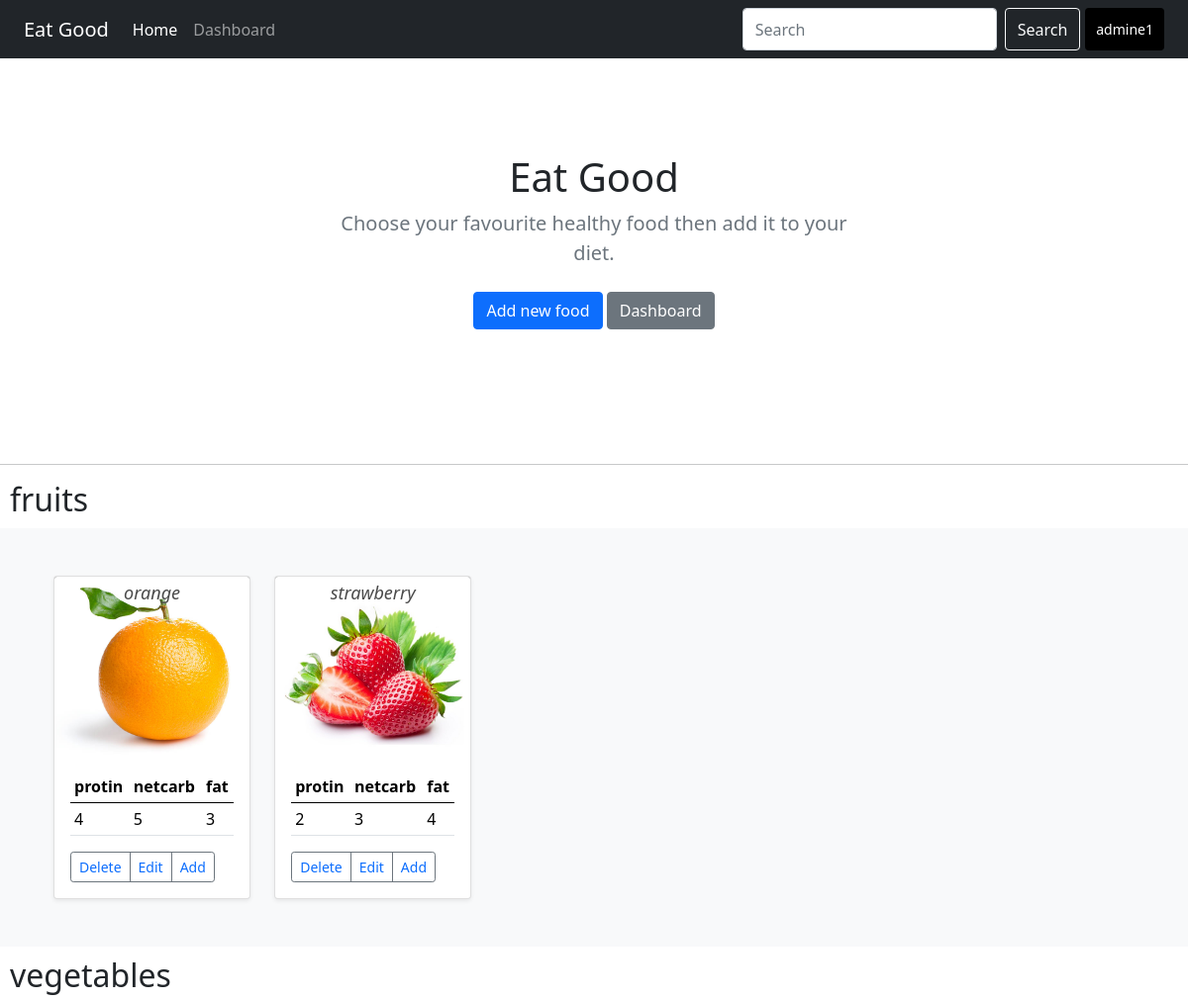
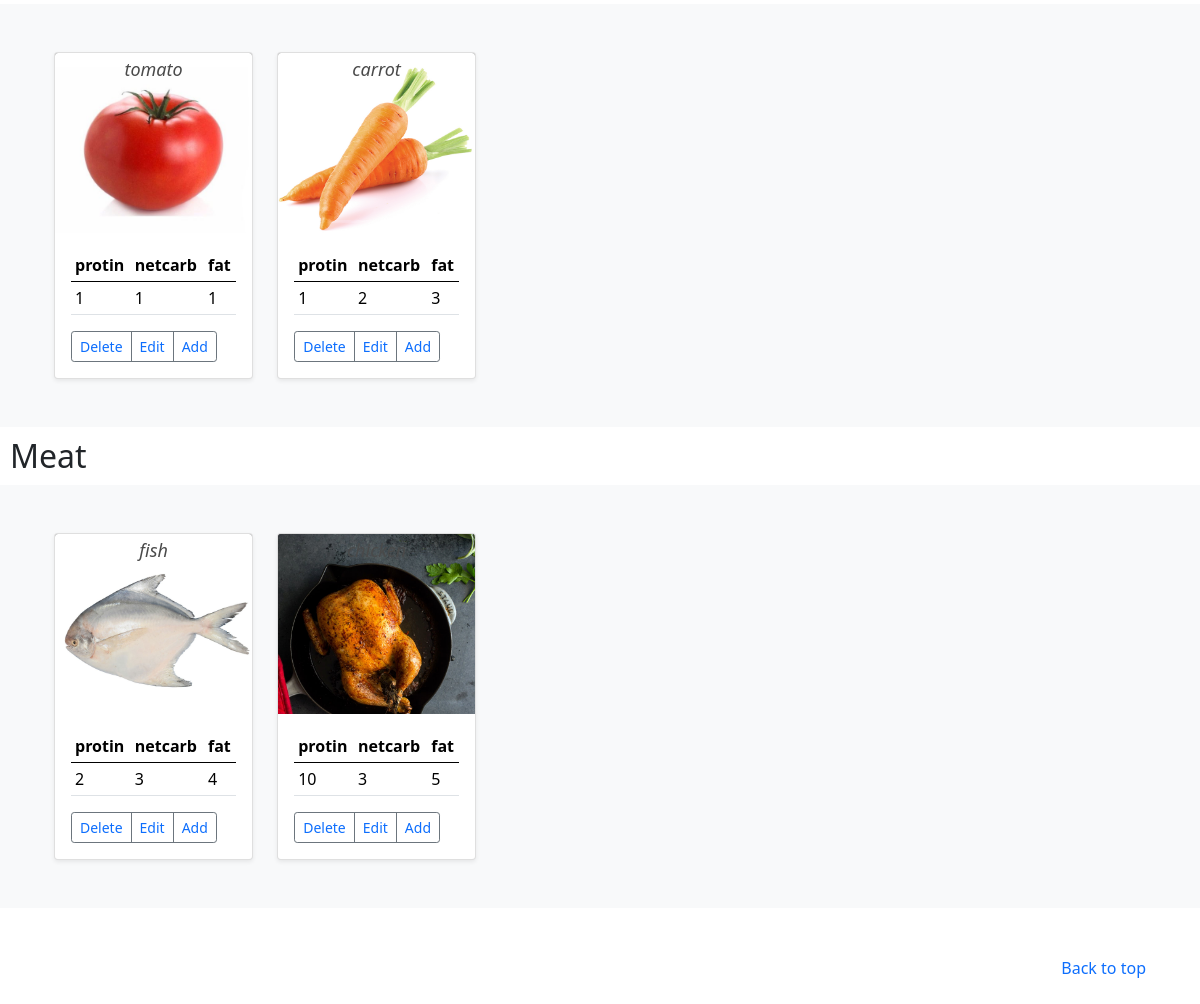
Page /home.php (signed in) on the committed database (2 pictures, top to bottom).
### tables this page shows
CREATE TABLE IF NOT EXISTS `food` (
  `id` int(11) NOT NULL AUTO_INCREMENT,
  `name` char(150) NOT NULL,
  `protein` int(11) NOT NULL,
  `netcarb` int(11) NOT NULL,
  `fat` int(11) NOT NULL,
  `image` varchar(150) NOT NULL,
  `cat_id` int(11) NOT NULL,
  PRIMARY KEY (`id`),
  KEY `cat_id` (`cat_id`)
);

### logic/functions.php (called while the page is built)
<?php
    function url($url){
        return "http://".$_SERVER['HTTP_HOST']."/project/".$url;
    }
?>

### home.php (the view, shortened to what this page needs)
<?php
    include 'connection.php';
    $query = "SELECT * from food where cat_id=1";
    $op =  mysqli_query($con,$query);
    $query2 = "SELECT * from food where cat_id=2";
    $op2 =  mysqli_query($con,$query2);
    $query3 = "SELECT * from food where cat_id=3";
    $op3 =  mysqli_query($con,$query3);
?>
<!doctype html>
<html lang="en">
    <head>
        <?php  include 'header.php'?>
    </head>
    <body>
    <header>
        <?php  include 'navbar.php'?>
    </header>
    <main>
    <section class="py-5 text-center container">
        <div class="row py-lg-5">
        <div class="col-lg-6 col-md-8 mx-auto">
            <h1 class="fw-light">Eat Good</h1>
            <p class="lead text-muted">Choose your favourite healthy food then add it to your diet.</p>
            <p>
        <?php if (isset($_SESSION['role'])) {?>
            <a href="addFood.php" class="btn btn-primary my-2">Add new food</a>
            <a href="<?php echo url("admin/dashboard.php")?>" class="btn btn-secondary my-2">Dashboard</a>
        <?php }?>
            </p>
        </div>
        </div>
    </section>
    <hr>
    <h2 style="margin: 10px;">fruits</h2>
    <div class="album py-5 bg-light">
        <div class="container">
            <div class="row  row-cols-1 row-cols-sm-2 row-cols-md-5 ">
                <?php while ($data=mysqli_fetch_assoc($op) ) {
                    $imagePath = './uploads/'.$data['image'];
                    $id =$data['id'];
                    if($data['cat_id'] == 1){ ?>
                        <div class="col">
                        <div class="card shadow-sm">
                            <svg class="bd-placeholder-img card-img-top" width="100%" height="180px" xmlns="http://www.w3.org/2000/svg" role="img"  aria-label="Placeholder: Thumbnail" preserveAspectRatio="xMidYMid slice" focusable="false">
                                <title>Placeholder</title><rect width="100%" height="100%" fill="#55595c"/>
                                <image xlink:href="<?php echo $imagePath ?>"  x="0%" y="0%"  width="100%"   class="img-responsive fit-image" />
                                <text style="color:black; font-style: italic;" x="50%" y="10%" fill="#4a4a4a" dy=".3em" ><?php echo $data['name']; ?></text>
                            </svg>
                            <div class=" card-body">
                                <div class=" card-text ">
                                    <table class="table table-sm align-center">
                                        <thead>
                                            <tr>
                                                <th >protin</th>
                                                <th >netcarb</th>
                                                <th >fat</th>
                                            </tr>
                                        </thead>
                                        <tbody>
                                            <tr>
                                                <td><?php echo $data['protein']; ?></td>
                                                <td><?php echo $data['netcarb']; ?></td>
                                                <td><?php echo $data['fat']; ?></td>
                                            </tr>
                                        </tbody>
                                    </table>
                                </div>
                            <div class="d-flex justify-content-between align-items-center">
                                <div class="align-middle btn-group ">
                                    <?php if (isset($_SESSION['role'])) {?>
                                        <button type="button" class="btn btn-sm btn-outline-secondary"><a href="deletFood.php?id=<?php echo $id;?>">Delete</a></button>
                                        <button type="button" class="btn btn-sm btn-outline-secondary"><a href="editefood.php?id=<?php echo $id;?>">Edit</a></button>
                                    <?php } ?>
                                    <button type="button" class="btn btn-sm btn-outline-secondary"><a href="addMyfood.php?id=<?php echo $id;?>">Add</a></button>
                                </div>
                            </div>
                            </div>
                        </div>
                        </div>
                <?php }
                        } ?>
        </div>
        </div>
    </div>
    <h2 style="margin: 10px;">vegetables</h2>
    <div class="album py-5 bg-light">
        <div class="container">
            <div class="row  row-cols-1 row-cols-sm-2 row-cols-md-5 ">
                <?php while ($result=mysqli_fetch_assoc($op2) ) {
                        $imagePath = './uploads/'.$result['image'];
                        $id =$result['id'];
                        if($result['cat_id'] == 2){ ?>
                            <div class="col">
                            <div class="card shadow-sm">
                                <svg class="bd-placeholder-img card-img-top" width="100%" height="180px" xmlns="http://www.w3.org/2000/svg" role="img"  aria-label="Placeholder: Thumbnail" preserveAspectRatio="xMidYMid slice" focusable="false">
                                    <title>Placeholder</title><rect width="100%" height="100%" fill="#55595c"/>
                                    <image xlink:href="<?php echo $imagePath ?>"  x="0%" y="0%"  width="100%"   class="img-responsive fit-image" />
                                    <text style="color:black; font-style: italic;" x="50%" y="10%" fill="#4a4a4a" dy=".3em" ><?php echo $result['name']; ?></text>
                                </svg>
                                <div class=" card-body">
                                    <div class=" card-text ">
                                        <table class="table table-sm align-center">
                                            <thead>
                                                <tr>
                                                    <th >protin</th>
                                                    <th >netcarb</th>
                                                    <th >fat</th>
                                                </tr>
                                            </thead>
                                            <tbody>
                                                <tr>
                                                    <td><?php echo $result['protein']; ?></td>
                                                    <td><?php echo $result['netcarb']; ?></td>
                                                    <td><?php echo $result['fat']; ?></td>
                                                </tr>
                                            </tbody>
                                        </table>
                                    </div>
                                <div class="d-flex justify-content-between align-items-center">
                                    <div class="align-middle btn-group ">
                                        <?php if (isset($_SESSION['role'])) {?>
                                            <button type="button" class="btn btn-sm btn-outline-secondary"><a href="deletFood.php?id=<?php echo $id;?>">Delete</a></button>
                                            <button type="button" class="btn btn-sm btn-outline-secondary"><a href="editefood.php?id=<?php echo $id;?>">Edit</a></button>
                                        <?php } ?>
                                        <button type="button" class="btn btn-sm btn-outline-secondary"><a href="addMyfood.php?id=<?php echo $id;?>">Add</a></button>
                                    </div>
                                </div>
                                </div>
                            </div>
                            </div>
                    <?php }
                            } ?>
            </div>
        </div>
    </div>
    <h2 style="margin: 10px;">Meat</h2>
    <div class="album py-5 bg-light">
        <div class="container">
            <div class="row  row-cols-1 row-cols-sm-2 row-cols-md-5 ">
                <?php while ($mresult=mysqli_fetch_assoc($op3) ) {
                        $imagePath = './uploads/'.$mresult['image'];
                        $id =$mresult['id'];
                        if($mresult['cat_id'] == 3){ ?>
                            <div class="col">
                            <div class="card shadow-sm">
                                <svg class="bd-placeholder-img card-img-top" width="100%" height="180px" xmlns="http://www.w3.org/2000/svg" role="img"  aria-label="Placeholder: Thumbnail" preserveAspectRatio="xMidYMid slice" focusable="false">
                                    <title>Placeholder</title><rect width="100%" height="100%" fill="#55595c"/>
                                    <image xlink:href="<?php echo $imagePath ?>"  x="0%" y="0%"  width="100%"   class="img-responsive fit-image" />
                                    <text style="color:black; font-style: italic;" x="50%" y="10%" fill="#4a4a4a" dy=".3em" ><?php echo $mresult['name']; ?></text>
                                </svg>
                                <div class=" card-body">
                                    <div class=" card-text ">
                                        <table class="table table-sm align-center">
                                            <thead>
                                                <tr>
                                                    <th >protin</th>
                                                    <th >netcarb</th>
                                                    <th >fat</th>
                                                </tr>
                                            </thead>
                                            <tbody>
                                                <tr>
                                                    <td><?php echo $mresult['protein']; ?></td>
                                                    <td><?php echo $mresult['netcarb']; ?></td>
                                                    <td><?php echo $mresult['fat']; ?></td>
                                                </tr>
                                            </tbody>
                                        </table>
                                    </div>
                                <div class="d-flex justify-content-between align-items-center">
                                    <div class="align-middle btn-group ">
                                    <?php if (isset($_SESSION['role'])) {?>
                                        <button type="button" class="btn btn-sm btn-outline-secondary"><a href="deletFood.php?id=<?php echo $id;?>">Delete</a></button>
                                        <button type="button" class="btn btn-sm btn-outline-secondary"><a href="editefood.php?id=<?php echo $id;?>">Edit</a></button>
                                    <?php } ?>
                                    <button type="button" class="btn btn-sm btn-outline-secondary"><a href="addMyfood.php?id=<?php echo $id;?>">Add</a></button>
                                    </div>
                                </div>
                                </div>
                            </div>
                            </div>
                    <?php }
                            } ?>
            </div>
        </div>
    </div>
    </main>
    <footer class="text-muted py-5">
    <div class="container">
        <p class="float-end mb-1">
        <a href="#">Back to top</a>
        </p>
    </div>
    </footer>
    </body>
</html>

### header.php (style rules this page uses)
.bd-placeholder-img { font-size: 1.125rem; text-anchor: middle; -webkit-user-select: none; -moz-user-select: none; user-select: none; }
a { text-decoration: none; text-decoration-color: none; }

### rows in the picture
food: name "orange", protein "4", netcarb "5", fat "3"
food: name "strawberry", protein "2", netcarb "3", fat "4"
food: name "tomato", protein "1", netcarb "1", fat "1"
food: name "carrot", protein "1", netcarb "2", fat "3"
food: name "fish", protein "2", netcarb "3", fat "4"
food: name "chicken", protein "10", netcarb "3", fat "5"

### other values in the picture
$_SESSION['name'] "admine1"
